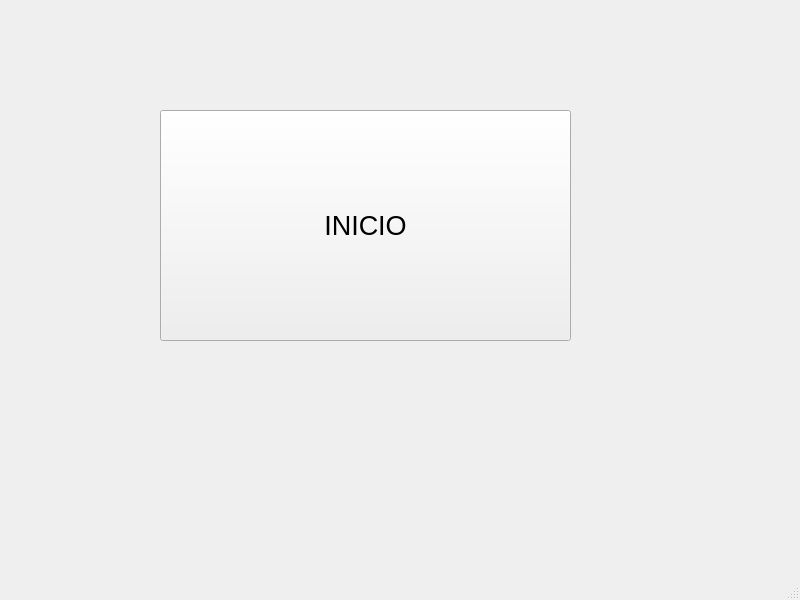
<?xml version="1.0" encoding="UTF-8"?>
<ui version="4.0">
 <class>MainWindow</class>
 <widget class="QMainWindow" name="MainWindow">
  <property name="geometry">
   <rect>
    <x>0</x>
    <y>0</y>
    <width>800</width>
    <height>600</height>
   </rect>
  </property>
  <property name="windowTitle">
   <string>MainWindow</string>
  </property>
  <widget class="QWidget" name="centralwidget">
   <widget class="QPushButton" name="pushButton">
    <property name="geometry">
     <rect>
      <x>160</x>
      <y>110</y>
      <width>411</width>
      <height>231</height>
     </rect>
    </property>
    <property name="font">
     <font>
      <pointsize>20</pointsize>
     </font>
    </property>
    <property name="text">
     <string>INICIO</string>
    </property>
   </widget>
  </widget>
  <widget class="QMenuBar" name="menubar">
   <property name="geometry">
    <rect>
     <x>0</x>
     <y>0</y>
     <width>800</width>
     <height>21</height>
    </rect>
   </property>
  </widget>
  <widget class="QStatusBar" name="statusbar"/>
 </widget>
 <resources/>
 <connections/>
</ui>
